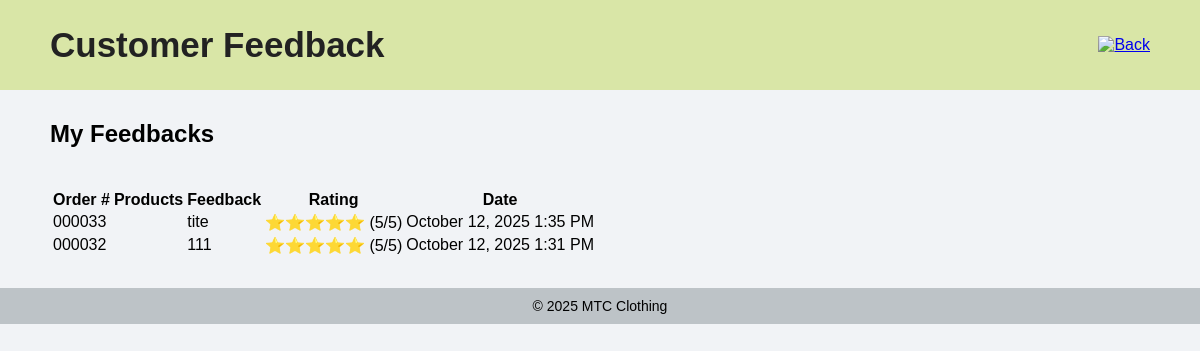
The app's page /feedback.php (signed in) with its own data.
### tables this page shows
CREATE TABLE `order_feedback` (
  `id` int(11) NOT NULL,
  `order_id` int(11) NOT NULL,
  `user_id` int(11) NOT NULL,
  `product_id` int(11) DEFAULT NULL,
  `feedback_text` text NOT NULL,
  `rating` int(11) DEFAULT NULL,
  `created_at` datetime DEFAULT current_timestamp()
);

CREATE TABLE `orders` (
  `id` int(11) NOT NULL,
  `user_id` int(11) NOT NULL,
  `first_name` varchar(100) NOT NULL,
  `last_name` varchar(100) NOT NULL,
  `email` varchar(255) NOT NULL,
  `phone` varchar(20) NOT NULL,
  `address` text NOT NULL,
  `city` varchar(100) NOT NULL,
  `postal_code` varchar(20) DEFAULT NULL,
  `payment_method` varchar(50) NOT NULL,
  `delivery_mode` varchar(50) DEFAULT 'pickup',
  `subtotal` decimal(10,2) NOT NULL,
  `shipping` decimal(10,2) NOT NULL,
  `tax` decimal(10,2) NOT NULL,
  `total_amount` decimal(10,2) NOT NULL,
  `status` varchar(50) DEFAULT 'pending',
  `created_at` timestamp NOT NULL DEFAULT current_timestamp(),
  `updated_at` timestamp NOT NULL DEFAULT current_timestamp() ON UPDATE current_timestamp(),
  `gcash_receipt` varchar(255) DEFAULT NULL,
  `cancel_reason` text DEFAULT NULL,
  `cancelled_at` datetime DEFAULT NULL,
  `gcash_reference_number` varchar(50) DEFAULT NULL
);

### feedback.php (the view, shortened to what this page needs)
<!DOCTYPE html>
<html lang="en">
<head>
</head>
<body>
<header>
  <div>
    <span>Customer Feedback</span>
    <a href="dashboard.php">
      <img src="img/left.png" alt="Back" />
    </a>
  </div>
</header>
<div class="dashboard">
<?php
include 'db.php';
$user_id = $_SESSION['user_id'];
$sql = "SELECT f.*, o.id AS order_id, (
    SELECT GROUP_CONCAT(CONCAT(p.name, ' (x', oi.quantity, ')') SEPARATOR ', ')
    FROM order_items oi LEFT JOIN products p ON oi.product_id = p.id
    WHERE oi.order_id = f.order_id
) AS products
FROM order_feedback f
LEFT JOIN orders o ON f.order_id = o.id
WHERE f.user_id = ?
ORDER BY f.created_at DESC";
$stmt = $conn->prepare($sql);
$stmt->bind_param('i', $user_id);
$stmt->execute();
$res = $stmt->get_result();
?>
<h2 style="margin-top:0;">My Feedbacks</h2>
<?php if ($res && $res->num_rows > 0): ?>
    <div class="table-responsive">
    <table class="table table-bordered table-striped align-middle">
        <thead class="table-success">
            <tr>
                <th>Order #</th>
                <th>Products</th>
                <th>Feedback</th>
                <th>Rating</th>
                <th>Date</th>
            </tr>
        </thead>
        <tbody>
        <?php while ($row = $res->fetch_assoc()): ?>
            <tr>
                <td><?php echo str_pad($row['order_id'], 6, '0', STR_PAD_LEFT); ?></td>
                <td><?php echo htmlspecialchars($row['products']); ?></td>
                <td><?php echo nl2br(htmlspecialchars($row['feedback_text'])); ?></td>
                <td><?php echo str_repeat('⭐', (int)$row['rating']); ?><?php if($row['rating']) echo " ({$row['rating']}/5)"; ?></td>
                <td><?php echo date('F j, Y g:i A', strtotime($row['created_at'])); ?></td>
            </tr>
        <?php endwhile; ?>
        </tbody>
    </table>
    </div>
<?php else: ?>
    <div class="alert alert-info">You have not submitted any feedback yet.</div>
<?php endif; ?>
</div>
<div class="footer">
  &copy; <?php echo date("Y"); ?> MTC Clothing
</div>
</body>
</html>

### feedback.php (style rules this page uses)
body { margin: 0; font-family: Arial, sans-serif; background: #f1f3f6; }
header { background-color: #d9e6a7; padding: 25px 50px; }
header div { display: flex; align-items: center; justify-content: space-between; }
header span { font-size: 35px; font-weight: bold; color: #222; }
header img { height: 24px; vertical-align: middle; }
.dashboard { padding: 30px 50px; display: grid; gap: 20px; }
.footer { background-color: #bdc3c7; text-align: center; padding: 10px; font-size: 14px; }

### records on screen
order_feedback: order "000033", feedback_text "tite", rating "⭐⭐⭐⭐⭐", rating "5", created_at "October 12, 2025 1:35 PM"
order_feedback: order "000032", feedback_text "111", rating "⭐⭐⭐⭐⭐", rating "5", created_at "October 12, 2025 1:31 PM"
